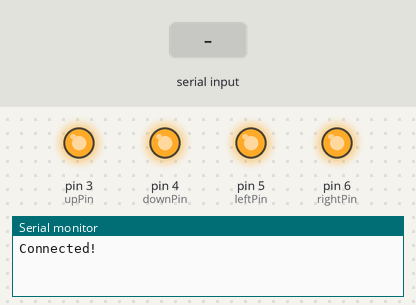
A sketch run on a simulated Arduino Uno, built with avr-gcc and run on an emulated ATmega328P. On the bench: output pins drawn as LEDs (lit = HIGH), the last lines printed to the serial monitor. Inputs (shaded band) come from the test bench.

Above: at 1.2 s.
1.3 s: "0" received over Serial
At 2.5 s:
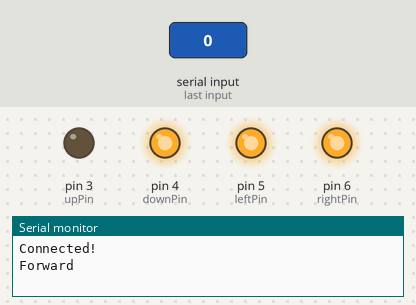
2.8 s: "1" received over Serial
At 3.7 s:
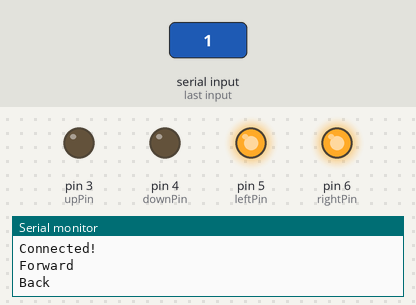
4.3 s: "2" received over Serial
At 4.8 s:
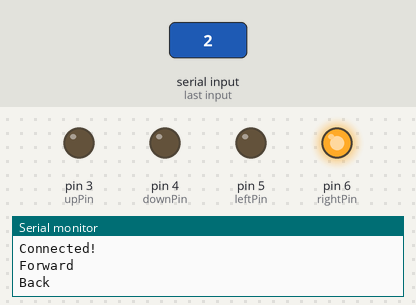
5.8 s: "3" received over Serial
At 7.0 s:
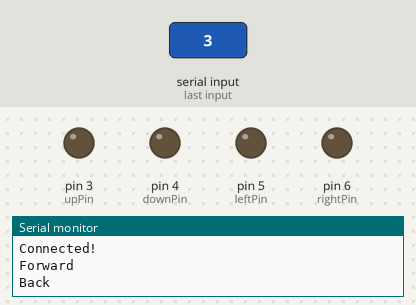
7.3 s: "4" received over Serial
At 8.3 s:
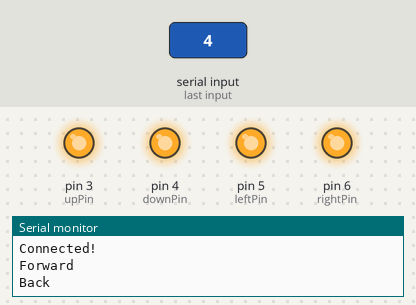
8.8 s: "1" received over Serial
At 9.4 s:
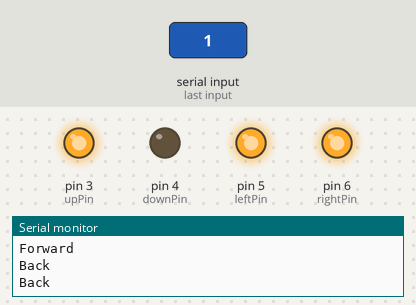
Timing chart, 0 to 11.3 s (numbered marks = the images above; inputs shaded):
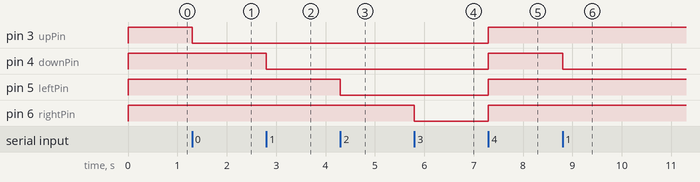

Measured:
- after the input at 1.3 s, pin 3 (upPin): HIGH → LOW at once
- after the input at 2.8 s, pin 4 (downPin): HIGH → LOW at once
- after the input at 4.3 s, pin 5 (leftPin): HIGH → LOW at once
- after the input at 5.8 s, pin 6 (rightPin): HIGH → LOW at once
- after the input at 7.3 s, pin 3 (upPin), pin 4 (downPin), pin 5 (leftPin), pin 6 (rightPin): LOW → HIGH at once
- after the input at 8.8 s, pin 4 (downPin): HIGH → LOW at once

The sketch:

rc_car.ino
```cpp
const int upPin = 3;
const int downPin = 4;
const int leftPin = 5;
const int rightPin = 6;
int c;
boolean isOn = true;

void setup()
{
  Serial.begin(115200);
  Serial.println("Connected! ");
  pinMode(upPin, OUTPUT);
  pinMode(downPin, OUTPUT);
  pinMode(leftPin, OUTPUT);
  pinMode(rightPin, OUTPUT);
  digitalWrite(upPin, HIGH);
  digitalWrite(downPin, HIGH);
  digitalWrite(leftPin, HIGH);
  digitalWrite(rightPin, HIGH);
}

void loop() {

  if(isOn == true){
      if (Serial.available()) {
        c = Serial.read();
        switch (c) {
            case 48: // ascii '0' -> FORWARD
                digitalWrite(upPin, LOW);
                Serial.println("Forward ");
                break;
            case 49: // ascii '1' -> BACK
                digitalWrite(downPin, LOW);
                Serial.println("Back ");
                break;
            case 50: // ascii '2' -> LEFT
                digitalWrite(leftPin, LOW);
                break;
            case 51: // ascii '3' -> RIGHT
                digitalWrite(rightPin, LOW);
                break;
            case 52: // ascii '4' -> STOP
                digitalWrite(upPin, HIGH);
                digitalWrite(downPin, HIGH);
                digitalWrite(leftPin, HIGH);
                digitalWrite(rightPin, HIGH);
                break;
            default:
                break; // ...
        }
     }
  }

  boolean isOn = false;

}
```
